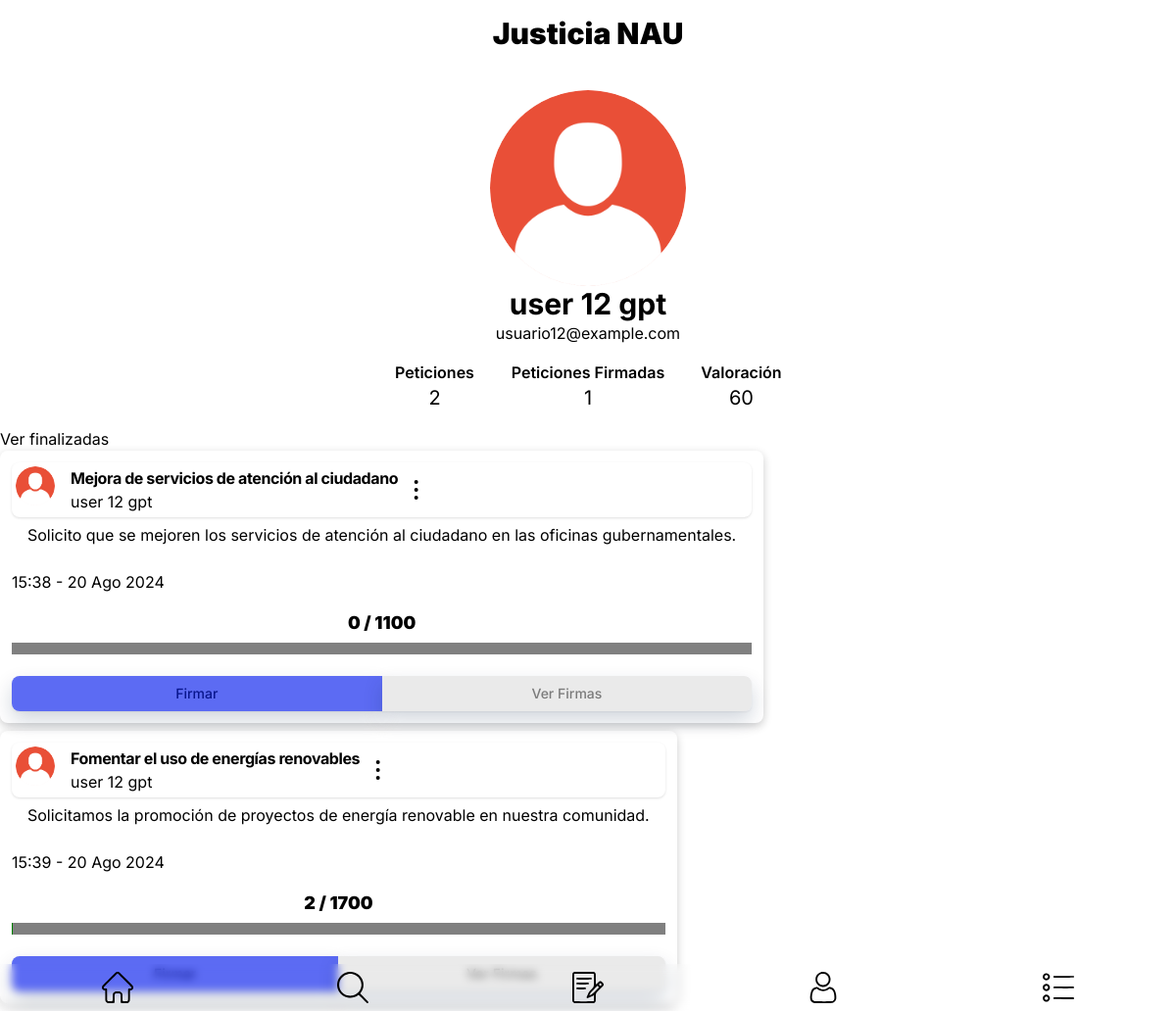
Page /profile.php?user=usuario12@example.com on the committed database.
### tables this page shows
CREATE TABLE `usuario` (
  `correo` char(40) NOT NULL,
  `nombreUsuario` char(25) NOT NULL,
  `contrasena` char(60) NOT NULL,
  `fechaCreacion` date NOT NULL DEFAULT curdate(),
  `verificado` int(1) NOT NULL DEFAULT 0,
  `sancion` int(3) NOT NULL DEFAULT 0,
  `imagen` char(43) NOT NULL DEFAULT 'default.png',
  `valoracion` int(11) NOT NULL DEFAULT 0,
  `nombreRol` char(10) NOT NULL DEFAULT 'user'
);

CREATE TABLE `peticion` (
  `nroPet` int(11) NOT NULL,
  `estado` int(1) NOT NULL DEFAULT 0,
  `objFirmas` int(11) NOT NULL DEFAULT 0,
  `titulo` char(100) DEFAULT NULL,
  `cuerpo` text DEFAULT NULL,
  `fecha` datetime NOT NULL DEFAULT current_timestamp(),
  `correo` char(40) NOT NULL,
  `nombreDest` char(30) DEFAULT NULL,
  `nombrePais` char(25) DEFAULT NULL,
  `nombreProv` char(25) DEFAULT NULL,
  `nombreLoc` char(30) DEFAULT NULL,
  `nroPet_multiple` int(11) DEFAULT NULL
);

### app/models/peticion.php (the view, shortened to what the rows shown need)
<?php
require_once "usuario.php";
class Peticion{
    private int $nroPet;
    private int $estado;
    private int $objFirmas;
    private string $titulo;
    private string $cuerpo;
    private string $fecha;
    private Usuario|Afiliado $usuario;
    private array $firmas;
    private array $imagenes;
    private array $meses = [
        "01" => "Ene",
        "02" => "Feb",
        "03" => "Mar",
        "04" => "Abr",
        "05" => "May",
        "06" => "Jun",
        "07" => "Jul",
        "08" => "Ago",
        "09" => "Sep",
        "10" => "Oct",
        "11" => "Nov",
        "12" => "Dic"
    ];
    public function __construct(int $nroPet, int $estado, int $objFirmas, string $fecha=NULL, string $titulo=NULL, string $cuerpo=NULL, Usuario|Afiliado $usuario=NULL, array $tematicas=[], array $firmas=[], array $imagenes=[], Destino $destino=NULL, Localidad $localidad=NULL,  PeticionMultiple $pet_multiple=NULL){
        $this->nroPet = $nroPet;
        $this->estado = $estado;
        $this->objFirmas = $objFirmas;
        $this->titulo = $titulo;
        $this->cuerpo = $cuerpo;
        $this->fecha = $fecha;
        $this->usuario = $usuario;
        $this->firmas = $firmas;
        $this->imagenes = $imagenes;
    }
    public function getFecha():string{
        return substr($this->fecha,11,5)." - ".substr($this->fecha,8,2)." ".$this->meses[substr($this->fecha,5,2)]." ".substr($this->fecha,0,4);
    }
    public function mostrarPeticion(bool $firmada, string $correoVeedor){
        $opciones=$this->opcionesPeticion($correoVeedor);
        $peticion= "
            <div class='peticion inline-block bg-red-50 mb-2 p-3 rounded-lg' style='box-shadow: 0 3px 10px rgb(0,0,0,0.2);'>
            <div class='flex flex-row items-center p-1 rounded-lg shadow w-full'>
                <div class='flex space-x-4'>
                    <div class='image-div'>
                        <div>
                            <figure class='image'>
                                <a href='profile.php?user={$this->usuario->getCorreo()}'>
                                    <img class='min-w-10 w-10 h-10 rounded-full' src='images/profiles/{$this->usuario->mostrarImagen()}'>
                                </a>
                            </figure>
                        </div>
                    </div>
                    <div class='post-header'>
                        <div>
                            <h5 class='text-pretty text-l font-bold tracking-tight text-gray-900 dark:text-black truncate'>{$this->titulo}</h5>
                        </div>
                        <div>
                            <a href='profile.php?user={$this->usuario->getCorreo()}' class='search-link'>
                                <p class='font-normal text-gray-100 dark:text-gray-400'>{$this->usuario->getNombre()}</p>
                            </a>
                        </div>
                    </div>
                    {$this->nroPet}
                </div>
                <div>
                    <div id='dropdown{$this->nroPet}' class='pet-dropdown-menu z-10 z-50 hidden bg-white divide-y divide-gray-100 rounded-lg shadow w-44 dark:bg-gray-700 dark:divide-gray-600' style='position: absolute; inset: 0px auto auto 0px; margin: 0px; /*transform: translate3d(277.6px, 4568.8px, 0px);*/' aria-hidden='true' data-popper-placement='bottom'>
                        <ul class='py-2 text-sm text-gray-700 dark:text-gray-200' aria-labelledby='dropdownMenuIconButton'>";
                        $peticion.=$opciones;
                        $peticion.="
                        <div class='py-2'>
                        <a href='#' class='block px-4 py-2 text-sm text-gray-700 hover:bg-gray-100 dark:hover:bg-gray-600 dark:text-gray-200 dark:hover:text-white'>Separated link</a>
                        </div>
                    </div>
                </div>
                </div>
                <div class='card-content'>
                    <div class='mt-1.5 px-4'>
                        <p >{$this->cuerpo}</p><br>";
                                $peticion.="
                    </div>
                    <div class='grid grid-cols-2 md:grid-cols-4 gap-4 {$this->cssClassForImages()}'>";
        $peticion.="
                    </div>";
        $arregloAlgFirmas=$this->algoritmoFirmas();
        $peticion.="
                <time class='-mt-4' datetime='{$this->fecha}'>{$this->getFecha()}</time>
                </div>
                <div class='mark1'>
                    {$arregloAlgFirmas['texto']}
                    <progress class='h-3 w-full' value='{$this->getCantFirmas()}' id='progress{$this->nroPet}' max='{$this->objFirmas}' style='--value: {$this->getCantFirmas()}; --max: {$this->objFirmas};'></progress>";
        $peticion.="
                </div>
                <footer class='card-footer mt-4'>";
        if ($this->estado>0)
            $peticion.="
                    <div class='grid grid-cols-1 rounded-md shadow-sm' role='group'>";
        else if ($this->estado==0)
        {
            $peticion.="
                    <div class='grid grid-cols-2 rounded-md shadow-sm' role='group'>";
            if ($firmada)
            {
                $peticion.="
                            <button value='{$this->nroPet}' id='firmar{$this->nroPet}' type='button' class='sign px-4 py-2 text-sm font-medium text-gray-900 rounded-s-lg hover:bg-gray-900  focus:z-10 focus:ring-2 focus:ring-gray-500 focus:bg-gray-900  dark:border-white dark:text-white dark:hover:text-white dark:hover:bg-gray-700 dark:focus:bg-gray-700' style='box-shadow: rgba(13, 38, 76, 0.19) 0px 9px 20px; background-color: #5C6BF3; color: #09168D;'>
                                Quitar Firma
                            </button>";
            }else
            {
                $peticion.="
                            <button data-modal-target='firma' data-modal-toggle='firma' value='{$this->nroPet}' id='firmar{$this->nroPet}' type='button' class='sign px-4 py-2 text-sm font-medium text-gray-900 bg-transparent box-shadow: rgba(0, 0, 0, 0.24) 0px 3px 8px; rounded-s-lg hover:bg-gray-900  focus:z-10 focus:ring-2 focus:ring-gray-500 focus:bg-gray-900  dark:border-white dark:text-white dark:hover:text-white dark:hover:bg-gray-700 dark:focus:bg-gray-700' style='box-shadow: rgba(13, 38, 76, 0.19) 0px 9px 20px;  background-color: #5C6BF3; color: #09168D;'>
                                Firmar
                            </button>";
            }
        }
        $peticion.="
                        <button value='{$this->nroPet}' id='verFirmas{$this->nroPet}' type='button' class='view-signers px-4 py-2 text-sm font-medium text-gray-900 bg-transparent shadow-ragnarok rounded-e-lg hover:bg-gray-900 focus:shadow-warm focus:z-10 focus:ring-2 focus:ring-gray-500 focus:bg-gray-900 dark:border-white dark:text-white dark:hover:text-white dark:hover:bg-gray-700 dark:focus:bg-gray-700' style='box-shadow: rgba(13, 38, 76, 0.19) 0px 9px 20px; background-color: #EAEAEA; color: #7B7B7B;'>
                                Ver Firmas
                            </button>
                        </div>
                    </footer>
                </div>";
        return $peticion;
    }
    public function getCantFirmas():int{
        return count($this->firmas);
    }
    public function cssClassForImages():string{
        $cont=count($this->imagenes);
        if ($cont==1){
            return "one";
        }
        else if ($cont==2){
            return "two";
        }
        else if ($cont==3){
            return "three";
        }
        else if ($cont==4){
            return "four";
        }
        else{
            return "display-off";
        }
    }
    public function algoritmoFirmas(){
        $objetivo = $this->objFirmas;
        $cantidad = $this->getCantFirmas();
        try{
            $porcActual=$cantidad/$objetivo*100;
        }catch (DivisionByZeroError $e){
            $porcActual=0;
        }
        $porcActual=number_format($porcActual,2,".");
        $texto="<p class='font-black text-lg mt-4 text-center'><span id='cantSpan{$this->nroPet}'>$cantidad</span> / $objetivo</p>";
        return [
            "texto"=>$texto,
            "porcentaje"=>$porcActual
        ];
    }
    private function opcionesPeticion(string $correoVeedor){
        $div="";
        $div.="
            <li>
                <a href='search.php?petition={$this->nroPet}' class='block px-4 py-2 hover:bg-gray-100 dark:hover:bg-gray-600 dark:hover:text-white'>Ver</a>
            </li>";
        $div.="
        <div class='py-2'>
                <a href='#' class='block px-4 py-2 text-sm text-gray-700 hover:bg-gray-100 dark:hover:bg-gray-600 dark:text-gray-200 dark:hover:text-white'>Compartir</a>
            </div>
        ";
        return $div;
    }
}
?>

### app/models/usuario.php (shortened to what the rows shown need)
<?php
class Usuario{
	private string $correo;
	private ?string $nombreUsuario;
	private string $imagen;
	private int $valoracion;
	public function __construct(string $correo, ?string $nombreUsuario, int $sancion, bool $verificado, string $imagen, int $valoracion, Rol $rol){
		$this->correo=$correo;
		$this->nombreUsuario=$nombreUsuario;
		$this->imagen=$imagen;
		$this->valoracion=$valoracion;
	}
	public function getCorreo():string{
		return $this->correo;
	}
	public function getNombre():string{
		return $this->nombreUsuario;
	}
	public function mostrarImagen(){
		return $this->imagen;
	}
	public function mostrarPerfil(string $usuarioVisitante='',string $tipoUsuario){
		$peticiones=$this->getPeticiones();
		$usuario = "
		<div class='perfil mb-4'>
			<div class='presentacion'>
				<div class='flex justify-center'>
					<img class='js-modal-trigger rounded-full  mt-8' data-target='{$this->imagen}' src='images/profiles/{$this->imagen}' style='width: 200px; height: 200px;'>
				</div>
                <div id='{$this->imagen}' class='modal'>
                        <img src='images/profiles/{$this->imagen}'>
				<div class='info grid gap-4 justify-center max-w-full'>
					<div class='nombre grid col-span-3 justify-self-center'>
						<h2 class='text-3xl font-bold text-center'>{$this->nombreUsuario}</h2>
						<p class='text-center'>{$this->correo}</p>
					</div>
						<div class='cantidad-peticiones'>".
						count($peticiones)
						."<br>peticiones
						<div class='cantidad-firmas'>".
						$this->cantidadFirmas()
						."<br>peticiones firmadas
						<div class='valoracion'>".
						$this->valoracion
						."<br>valoracion
                        <nav class='level is-mobile grid col-span-3 grid-cols-3'>
                                    <p class='text-xl'>".count($peticiones)."</p>
                                    <p class='text-xl'>".$this->cantidadFirmas()."</p>
                            <div class='text-center'>
                                    <p class='font-semibold'>Valoración</p>
                                    <p class='text-xl'>".$this->valoracion."</p>
                            </div>
                        </nav>
					</div>
				</div>
			</div>
			<div class='peticiones'>";
            $activas = "<div class='active-petitions visible' id='activas'>";
            $finalizadas = "<div class='ended-petitions oculto' id='finalizadas'>";
            if ($tipoUsuario=="correo")
            {
                foreach($peticiones as $peticion){
                    if ($peticion->estaTerminada() || $peticion->estaArchivada())
                        $finalizadas.= $peticion->mostrarPeticion(Firmas::firmaExiste($peticion->getNumero(),$usuarioVisitante),$usuarioVisitante);
                    else
                        $activas.= $peticion->mostrarPeticion(Firmas::firmaExiste($peticion->getNumero(),$usuarioVisitante),$usuarioVisitante);
                }
            }
            else
            {
                foreach($peticiones as $peticion){
                    if ($peticion->estaTerminada() || $peticion->estaArchivada())
                        $finalizadas.=$peticion->mostrarPeticion(FALSE,"");
                    else
                        $activas.=$peticion->mostrarPeticion(FALSE,"");
                }
            }
            $activas.= "</div>";
            $finalizadas.= "</div>";
            $usuario.=$activas;
            $usuario.=$finalizadas;
		$usuario.= "
			</div>
		</div>
		";
		return $usuario;
	}
	public function getPeticiones():array{
		try{
            $conexion = BDconection::conectar("user");
            $sql = "SELECT nroPet
            FROM peticion
            WHERE correo=:correo
			AND estado>=0";
            $query=$conexion->prepare($sql);
            $query->execute([
                ":correo"=>$this->correo
            ]);
            if ($result=$query->fetchAll()){
				$peticiones=[];
				foreach ($result as $numero){
					array_push($peticiones,Peticiones::getPeticionByNumero($numero["nroPet"]));
				}
				return $peticiones;
            }else{
				return [];
				echo "No se han publicado peticiones";
            }
        }catch (PDOException $e) {
            error_log('Database error: ' . $e->getMessage());
            echo $e->getMessage();
            echo 'Lo sentimos, ha ocurrido un problema. Por favor, inténtelo de nuevo más tarde.';
        } catch (Exception $e) {
            error_log('General error: ' . $e->getMessage());
            echo $e->getMessage();
            echo 'Lo sentimos, ha ocurrido un problema. Por favor, inténtelo de nuevo más tarde.';
        }
	}
	public function cantidadFirmas():int{
		try{
            $conexion = BDconection::conectar("user");
            $sql = "SELECT COUNT(*) as cantidad
            FROM firma
            WHERE correo=:correo";
            $query=$conexion->prepare($sql);
            $query->execute([
                ":correo"=>$this->correo
            ]);
            if ($result=$query->fetch()){
				return $result["cantidad"];
            }else{
                return 0;
            }
        }catch (PDOException $e) {
            error_log('Database error: ' . $e->getMessage());
            echo $e->getMessage();
            echo 'Lo sentimos, ha ocurrido un problema. Por favor, inténtelo de nuevo más tarde.';
        } catch (Exception $e) {
            error_log('General error: ' . $e->getMessage());
            echo $e->getMessage();
            echo 'Lo sentimos, ha ocurrido un problema. Por favor, inténtelo de nuevo más tarde.';
        }
	}
}
?>

### rows in the picture
usuario: imagen (placeholder picture), nombreUsuario "user 12 gpt", correo "usuario12@example.com", valoracion "60", nombreUsuario "user 12 gpt user 12 gpt"
peticion: titulo "Mejora de servicios de atención al ciudadano", cuerpo "Solicito que se mejoren los servicios de atención al ciudadano en las oficinas gubernamentales.", fecha "15:38 - 20 Ago 2024", objFirmas "1100"
peticion: titulo "Fomentar el uso de energías renovables", cuerpo "Solicitamos la promoción de proyectos de energía renovable en nuestra comunidad.", fecha "15:39 - 20 Ago 2024", objFirmas "1700"

### other values in the picture
count($peticiones) "2"
$this->cantidadFirmas() "1"
$cantidad "0 2"
